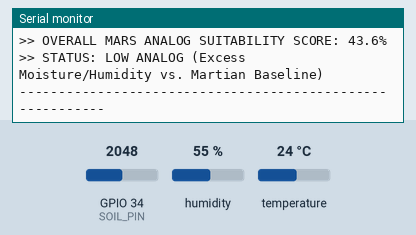
Bench run of a sketch on a simulated ESP32. Shown: the last lines printed to the serial monitor. The inputs (shaded band) are chosen by the test bench; at power-on: humidity 55 %, GPIO 34 (SOIL_PIN) = 2048, temperature 24 °C (analog values on the 0–4095 scale).

Above: at 3.2 s.
3.3 s: humidity set to 22 %
At 6.7 s:
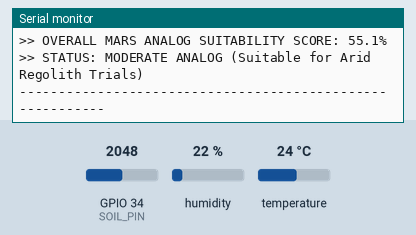
10.0 s: GPIO 34 (SOIL_PIN) set to 491
At 13.0 s:
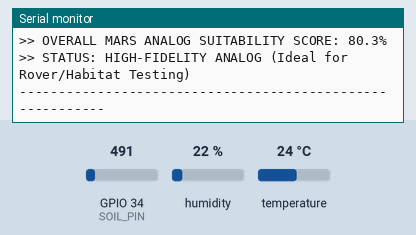
16.3 s: temperature set to 12 °C
17.8 s: GPIO 34 (SOIL_PIN) set to 35
At 19.0 s:
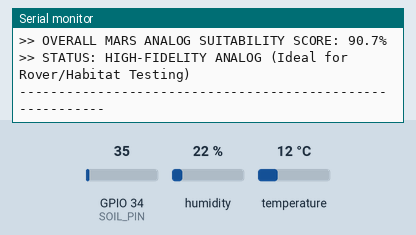
19.3 s: humidity set to 40 %
At 21.6 s:
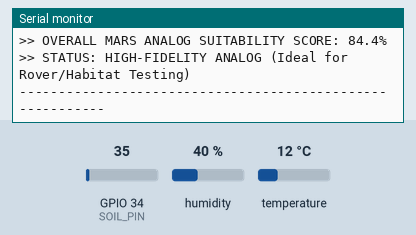
Timing chart, 0 to 21.8 s (numbered marks = the images above; inputs shaded):
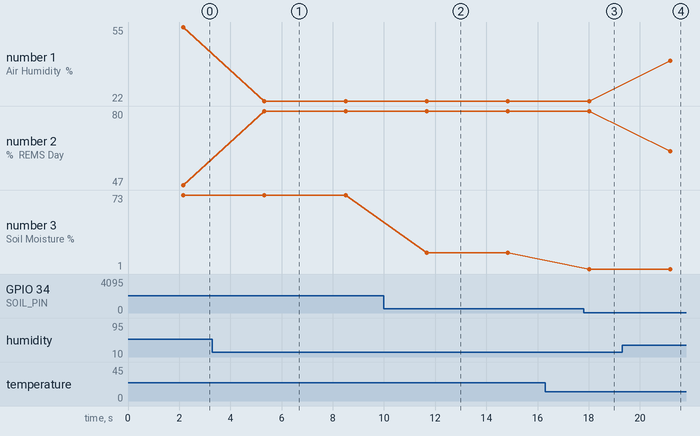

Measured:
- after the input at 3.3 s, the serial monitor: prints a new line after 2.0 s (image 1)
- after the input at 10.0 s, the serial monitor: prints a new line after 1.7 s (image 2)
- after the input at 17.8 s, the serial monitor: prints a new line after 0.22 s (image 3)
- after the input at 19.3 s, the serial monitor: prints a new line after 1.9 s (image 4)
- plotted number 1: 55 → 22 after the input at 3.3 s, 22 → 40 after the input at 19.3 s
- plotted number 2: 47 → 80 after the input at 3.3 s, 80 → 62 after the input at 19.3 s
- plotted number 3: 73 → 17 after the input at 10.0 s, 17 → 1 after the input at 17.8 s

The sketch:

arduino.ino
```cpp
#include <DHT.h>

// --- ESP32 Pin Definitions ---
#define DHTPIN 4          // DHT11 Data pin connected to GPIO 4 (D4)
#define DHTTYPE DHT11     // Sensor type: DHT11
#define SOIL_PIN 34       // DIY Soil Moisture Voltage Divider connected to GPIO 34 (D34)

DHT dht(DHTPIN, DHTTYPE);

// --- NASA Mars Reference Benchmarks ---
// Source 1: NASA Goddard Mars Fact Sheet (nssdc.gsfc.nasa.gov)
const float MARS_MEAN_TEMP_C     = -59.0;  // Global mean surface temp (°C)
const float MARS_DIURNAL_MAX_C   = -31.0;  // Typical diurnal high (°C)

// Source 2: NASA MSL Curiosity Rover REMS Data (Gale Crater, Mars)
const float CURIOSITY_DAY_PEAK_C =   5.0;  // Warm equatorial afternoon surface peak (°C)
const float MARS_DAY_HUMIDITY    =   2.0;  // Hyper-arid daytime relative humidity (%)
const float MARS_SOIL_MOISTURE   =   1.5;  // Regolith water content (<2% hyper-arid baseline)

void setup() {
  Serial.begin(115200);
  analogReadResolution(12); // ESP32 12-bit ADC (0 - 4095)
  dht.begin();
  delay(2000);
  Serial.println(F("=========================================================="));
  Serial.println(F("   ARES-NODE ESP32: TERRESTRIAL ANALOG TELEMETRY PROBE    "));
  Serial.println(F("   Benchmarking Local Site vs. NASA Mars Open Datasets    "));
  Serial.println(F("=========================================================="));
}

void loop() {
  // 1. Read DHT11 Atmospheric Temperature & Humidity
  float localHumidity = dht.readHumidity();
  float localTempC    = dht.readTemperature();

  // 2. Read DIY Soil Moisture Sensor (Averaged over 10 samples)
  long rawSum = 0;
  for (int i = 0; i < 10; i++) {
    rawSum += analogRead(SOIL_PIN);
    delay(10);
  }
  int soilRaw = rawSum / 10;

  // ESP32 12-bit ADC: 0 = bone dry air/sand, ~2800 = wet soil/water
  float localSoilPct = constrain(map(soilRaw, 0, 2800, 0, 100), 0, 100);

  // Check if DHT11 read failed
  if (isnan(localHumidity) || isnan(localTempC)) {
    Serial.println(F("[ERROR] Failed to read from DHT11! Check GPIO 4 (D4) wiring."));
    delay(2000);
    return;
  }

  // 3. Calculate Mars Terrestrial Analog Similarity Scores (0% to 100%)
  float soilDelta = abs(localSoilPct - MARS_SOIL_MOISTURE);
  float soilSimilarity = constrain(100.0 - soilDelta, 0.0, 100.0);

  float humDelta = abs(localHumidity - MARS_DAY_HUMIDITY);
  float humSimilarity = constrain(100.0 - humDelta, 0.0, 100.0);

  float tempDelta = abs(localTempC - CURIOSITY_DAY_PEAK_C);
  float tempSimilarity = constrain(100.0 - (tempDelta * 1.5), 0.0, 100.0);

  // Weighted Overall Analog Suitability Index (Soil Aridity 45%, Air Dryness 35%, Thermal 20%)
  float overallAnalogScore = (soilSimilarity * 0.45) + (humSimilarity * 0.35) + (tempSimilarity * 0.20);

  // 4. Output Structured Telemetry & NASA Dataset Comparison
  Serial.println(F("\n----------------------------------------------------------"));
  Serial.println(F("PARAMETER        | LOCAL PROBE  | NASA MARS BENCHMARK | MATCH"));
  Serial.println(F("----------------------------------------------------------"));

  Serial.print(F("Temperature (C)  | "));
  Serial.print(localTempC, 1);
  Serial.print(F(" C       | +5.0 C (Gale Peak)  | "));
  Serial.print(tempSimilarity, 1);
  Serial.println(F("%"));

  Serial.print(F("Air Humidity (%) | "));
  Serial.print(localHumidity, 1);
  Serial.print(F(" %       | ~2.0 % (REMS Day)   | "));
  Serial.print(humSimilarity, 1);
  Serial.println(F("%"));

  Serial.print(F("Soil Moisture(%) | "));
  Serial.print(localSoilPct, 1);
  Serial.print(F(" %       | <2.0 % (Regolith)   | "));
  Serial.print(soilSimilarity, 1);
  Serial.println(F("%"));

  Serial.println(F("----------------------------------------------------------"));
  Serial.print(F(">> OVERALL MARS ANALOG SUITABILITY SCORE: "));
  Serial.print(overallAnalogScore, 1);
  Serial.println(F("%"));

  if (overallAnalogScore >= 75.0) {
    Serial.println(F(">> STATUS: HIGH-FIDELITY ANALOG (Ideal for Rover/Habitat Testing)"));
  } else if (overallAnalogScore >= 50.0) {
    Serial.println(F(">> STATUS: MODERATE ANALOG (Suitable for Arid Regolith Trials)"));
  } else {
    Serial.println(F(">> STATUS: LOW ANALOG (Excess Moisture/Humidity vs. Martian Baseline)"));
  }
  Serial.println(F("----------------------------------------------------------"));

  delay(3000);
}
```
